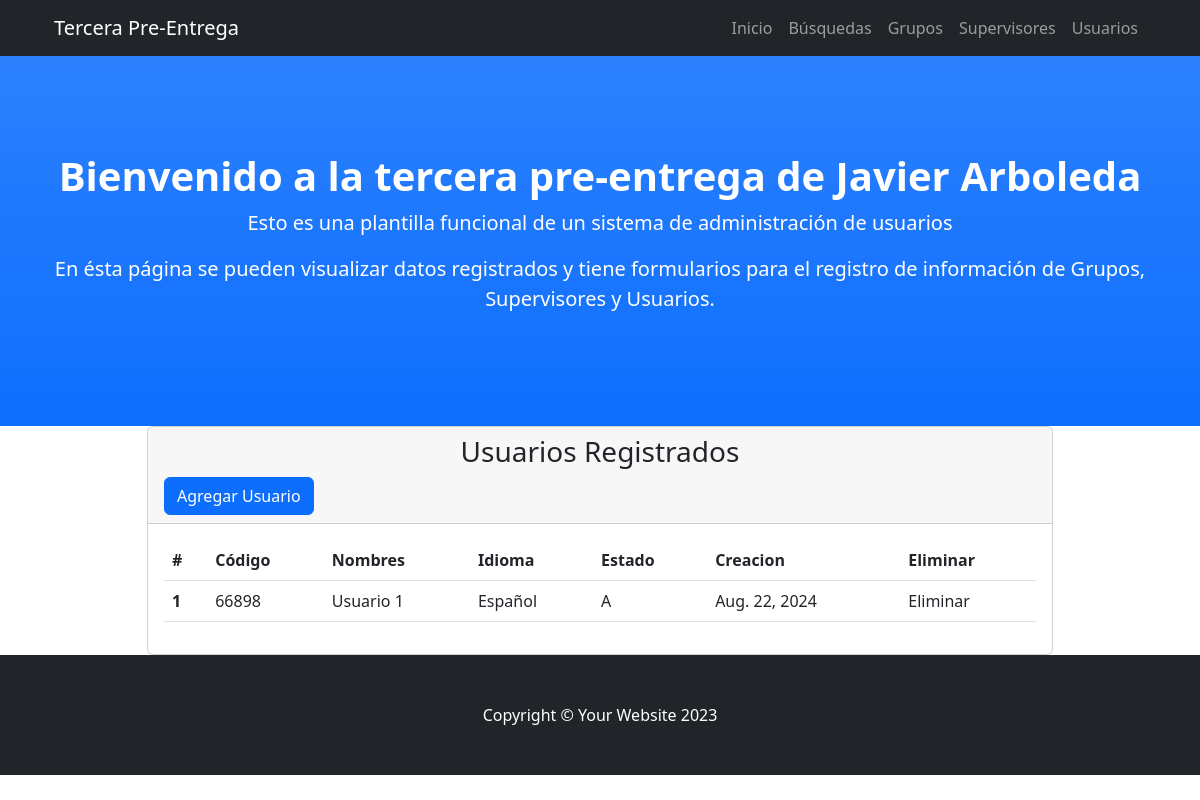
Before: /miAplicacion/usuariosList/ with the older database file.
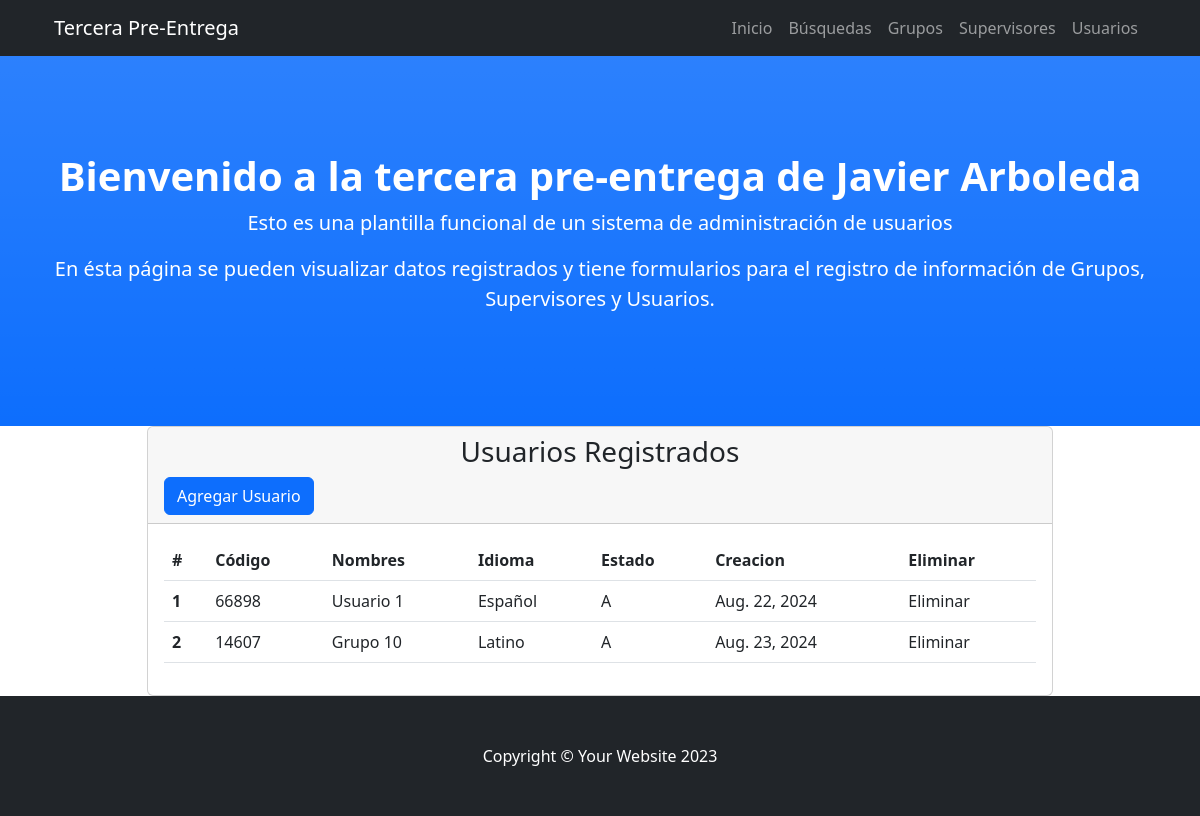
After: the same page with the newer database file.
### miAplicacion/models.py (models this page shows, shortened)
class Usuarios(models.Model):
    codigo = models.IntegerField(
        validators=[
            MinValueValidator(10000),
            MaxValueValidator(99999)
        ],
        unique=True
    )
    nombres = models.CharField(max_length=50)
    idioma = models.CharField(max_length=20)
    estado = models.CharField(max_length=1)
    creacion = models.DateField()

### miAplicacion/views.py (the view)
# urls.py: path('usuariosList/', views.usuariosList, name='usuariosList'),
def usuariosList(req):
    usuariosTodos = Usuarios.objects.all()
    return render(req, "miaplicacion/usuarios.html", {'usuariosTodos': usuariosTodos})

### miAplicacion/templates/miaplicacion/usuarios.html (shortened to what this page needs)
<!DOCTYPE html>
<html lang="en">
<head>
</head>
<body>
    {% extends "miAplicacion/index.html" %}
    {% load static %}
    {% block bloqueUsuarios %}
    <div class="container px-4">
        <div class="row gx-4 justify-content-center">
            <div class="col-lg-10">
                <div class="card">
                    <div class="card-header">
                        <h3 class="text-center bottom-line">Usuarios Registrados</h3>
                        <a type="button" class="btn btn-primary" href="{% url 'usuariosForm' %}">Agregar Usuario</a>
                    </div>
                    <div class="card-body">
                        <table class="table">
                            <thead>
                                <tr>
                                <th scope="col">#</th>
                                <th scope="col">Código</th>
                                <th scope="col">Nombres</th>
                                <th scope="col">Idioma</th>
                                <th scope="col">Estado</th>
                                <th scope="col">Creacion</th>
                                <th scope="col">Eliminar</th>
                                </tr>
                            </thead>
                            <tbody>
                                {% for usuario in usuariosTodos %}
                                    <tr>
                                        <th scope="row">{{ usuario.id }}</th>
                                        <td>{{ usuario.codigo }}</td>
                                        <td>{{ usuario.nombres }}</td>
                                        <td>{{ usuario.idioma }}</td>
                                        <td>{{ usuario.estado }}</td>
                                        <td>{{ usuario.creacion }}</td>
                                        <td>Eliminar</td>
                                    </tr>
                                {% endfor %}
                            </tbody>
                            </table>
                    </div>
                </div>
            </div>
        </div>
    </div>
    {% endblock %}

Changed rows visible on the page:
added Usuarios: id "2", codigo "14607", nombres "Grupo 10", idioma "Latino", estado "A", creacion "Aug. 23, 2024"
